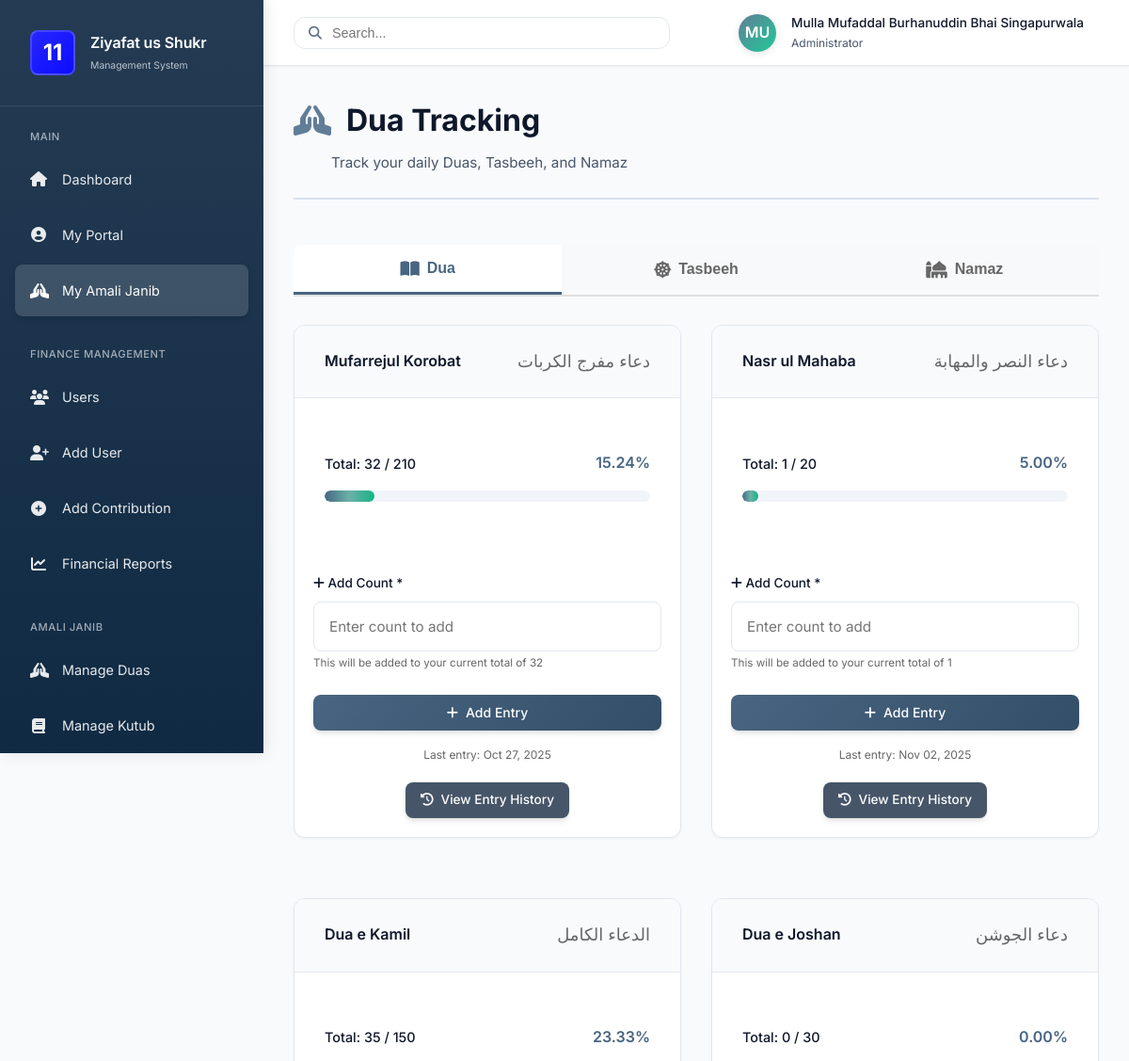
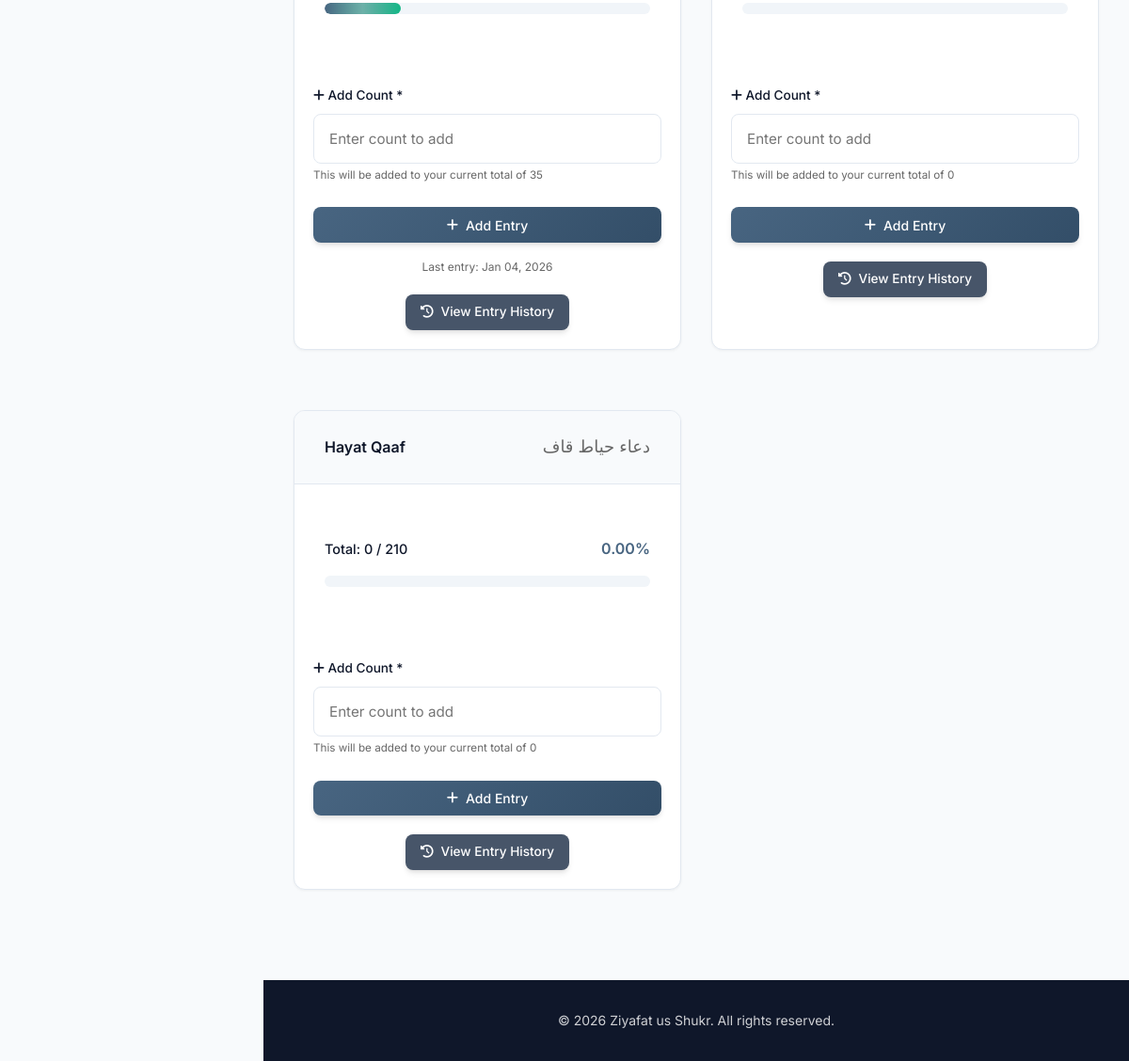
Page /user/dua_tracking.php (signed in) on the committed database (2 pictures, top to bottom).
### tables this page shows
CREATE TABLE `users` (
  `id` int(10) UNSIGNED NOT NULL,
  `its_number` varchar(50) NOT NULL,
  `tr_number` varchar(50) DEFAULT NULL,
  `category` enum('Surat','Marol','Karachi','Nairobi','Muntasib') DEFAULT NULL,
  `classification` enum('Talabat','Taalebaat','Muntasebeen','Muntasebaat') NOT NULL,
  `name` varchar(100) NOT NULL,
  `email` varchar(100) NOT NULL,
  `phone_number` varchar(20) DEFAULT NULL,
  `password` varchar(255) NOT NULL,
  `role` enum('user','admin') DEFAULT 'user',
  `admin_type` enum('super_admin','finance_admin','amali_coordinator','surat_amali_coordinator','marol_amali_coordinator','karachi_amali_coordinator','nairobi_amali_coordinator') DEFAULT NULL,
  `created_at` timestamp NOT NULL DEFAULT current_timestamp()
);

CREATE TABLE `duas_master` (
  `id` int(10) UNSIGNED NOT NULL,
  `dua_name` varchar(255) NOT NULL,
  `dua_name_arabic` varchar(255) DEFAULT NULL,
  `category` enum('dua','tasbeeh','namaz') DEFAULT 'dua',
  `target_count` int(11) NOT NULL DEFAULT 100,
  `description` text DEFAULT NULL,
  `is_active` tinyint(1) DEFAULT 1,
  `display_order` int(11) DEFAULT 0,
  `created_at` timestamp NOT NULL DEFAULT current_timestamp(),
  `updated_at` timestamp NOT NULL DEFAULT current_timestamp() ON UPDATE current_timestamp()
);

### includes/functions.php (called while the page is built, shortened)
<?php
function is_logged_in() {
    return isset($_SESSION['user_id']);
}
function is_admin() {
    return isset($_SESSION['role']) && $_SESSION['role'] === 'admin';
}
function is_super_admin() {
    return isset($_SESSION['role']) && $_SESSION['role'] === 'admin'
           && isset($_SESSION['admin_type']) && $_SESSION['admin_type'] === 'super_admin';
}
function has_finance_access() {
    return is_super_admin() || is_finance_admin();
}
function has_amali_access() {
    return is_super_admin() || is_amali_coordinator() || is_category_amali_coordinator();
}
function get_user_by_id($conn, $user_id) {
    $sql = "SELECT * FROM users WHERE id = ?";
    $stmt = $conn->prepare($sql);
    $stmt->bind_param("i", $user_id);
    $stmt->execute();
    $result = $stmt->get_result();
    return $result->fetch_assoc();
}
function get_dua_progress($conn, $user_id, $category = null) {
    $sql = "SELECT
                dm.id,
                dm.dua_name,
                dm.dua_name_arabic,
                dm.category,
                dm.target_count,
                COALESCE(SUM(de.count_added), 0) as completed_count,
                ROUND((COALESCE(SUM(de.count_added), 0) / dm.target_count) * 100, 2) as progress_percentage,
                MAX(de.entry_date) as last_updated
            FROM duas_master dm
            LEFT JOIN dua_entries de ON dm.id = de.dua_id AND de.user_id = ?
            WHERE dm.is_active = 1";
    if ($category) {
        $sql .= " AND dm.category = ?";
    }
    $sql .= " GROUP BY dm.id, dm.dua_name, dm.dua_name_arabic, dm.category, dm.target_count
              ORDER BY dm.display_order";
    $stmt = $conn->prepare($sql);
    if ($category) {
        $stmt->bind_param("is", $user_id, $category);
    } else {
        $stmt->bind_param("i", $user_id);
    }
    $stmt->execute();
    return $stmt->get_result();
}
?>

### user/partials/tracking_card.php (the view, shortened to what this page needs)
<div class="card" data-dua-id="<?php echo $item['id']; ?>">
    <div class="card-header">
        <h3><?php echo htmlspecialchars($item['dua_name']); ?></h3>
        <p dir="rtl" style="font-size: 18px; color: #666;"><?php echo htmlspecialchars($item['dua_name_arabic']); ?></p>
    </div>
    <div class="progress-container">
        <div class="progress-label">
            <span class="progress-label-text">Total: <?php echo $item['completed_count']; ?> / <?php echo $item['target_count']; ?></span>
            <span class="progress-label-value"><?php echo $item['progress_percentage']; ?>%</span>
        </div>
        <div class="progress-bar">
            <div class="progress-fill" style="width: <?php echo min($item['progress_percentage'], 100); ?>%"></div>
        </div>
    </div>
    <form class="tracking-form" style="padding: 20px;">
        <div class="form-group">
            <label for="count_to_add_<?php echo $item['id']; ?>">
                <i class="fas fa-plus"></i> Add Count *
            </label>
            <input type="number"
                   id="count_to_add_<?php echo $item['id']; ?>"
                   name="count_to_add"
                   class="form-control"
                   min="1"
                   placeholder="Enter count to add"
                   required>
            <small class="count-helper" style="color: #666;">This will be added to your current total of <?php echo $item['completed_count']; ?></small>
        </div>
        <button type="submit" class="btn btn-primary btn-block">
            <i class="fas fa-plus"></i> Add Entry
        </button>
        <?php if ($item['last_updated']): ?>
            <p class="text-center mt-2" style="font-size: 12px; color: #666;">
                Last entry: <?php echo date('M d, Y', strtotime($item['last_updated'])); ?>
            </p>
        <?php endif; ?>
    </form>
    <div style="padding: 0 20px 20px 20px; text-align: center;">
        <a href="dua_history.php?dua_id=<?php echo $item['id']; ?>" class="btn btn-sm btn-secondary">
            <i class="fas fa-history"></i> View Entry History
        </a>
    </div>
</div>

### includes/header.php (shortened to what this page needs)
<?php
require_once __DIR__ . '/functions.php';
?>
<!DOCTYPE html>
<html lang="en">
<head>
    <link rel="stylesheet" href="<?php echo isset($css_path) ? $css_path : '../assets/css/'; ?>style.css">
    <link rel="stylesheet" href="https://cdnjs.cloudflare.com/ajax/libs/font-awesome/6.4.0/css/all.min.css">
</head>
<body>
    <?php if (is_logged_in()): ?>
        <div class="app-layout">
            <aside class="sidebar" id="sidebar">
                <div class="sidebar-header">
                    <div class="sidebar-brand">
                        <div class="sidebar-brand-logo" style="width: 48px; height: 48px; display: flex; align-items: center; justify-content: center; font-size: 24px; font-weight: bold; background-color: BLUE; color: white; border-radius: 8px;">
                            11
                        </div>
                        <div class="sidebar-brand-text">
                            <h2>Ziyafat us Shukr</h2>
                            <p>Management System</p>
                        </div>
                    </div>
                </div>
                <nav class="sidebar-nav">
                    <?php if (is_admin()): ?>
                        <div class="nav-section">
                            <div class="nav-section-title">Main</div>
                            <div class="nav-item">
                                <a href="../admin/index.php" class="nav-link <?php echo basename($_SERVER['PHP_SELF']) == 'index.php' && strpos($_SERVER['PHP_SELF'], 'admin') !== false ? 'active' : ''; ?>">
                                    <i class="fas fa-home"></i>
                                    <span>Dashboard</span>
                                </a>
                            </div>
                            <div class="nav-item">
                                <a href="../user/index.php" class="nav-link <?php echo strpos($_SERVER['PHP_SELF'], 'user/index.php') !== false ? 'active' : ''; ?>">
                                    <i class="fas fa-user-circle"></i>
                                    <span>My Portal</span>
                                </a>
                            </div>
                            <div class="nav-item">
                                <a href="../user/amali_janib.php" class="nav-link <?php echo strpos($_SERVER['PHP_SELF'], 'user/amali_janib.php') !== false || strpos($_SERVER['PHP_SELF'], 'user/quran_tracking.php') !== false || strpos($_SERVER['PHP_SELF'], 'user/dua_tracking.php') !== false || strpos($_SERVER['PHP_SELF'], 'user/book_transcription.php') !== false ? 'active' : ''; ?>">
                                    <i class="fas fa-hands-praying"></i>
                                    <span>My Amali Janib</span>
                                </a>
                            </div>
                        </div>
                        <?php if (has_finance_access()): ?>
                            <div class="nav-section">
                                <div class="nav-section-title">Finance Management</div>
                                <div class="nav-item">
                                    <a href="../admin/view_users.php" class="nav-link <?php echo basename($_SERVER['PHP_SELF']) == 'view_users.php' ? 'active' : ''; ?>">
                                        <i class="fas fa-users"></i>
                                        <span>Users</span>
                                    </a>
                                </div>
                                <div class="nav-item">
                                    <a href="../admin/add_user.php" class="nav-link <?php echo basename($_SERVER['PHP_SELF']) == 'add_user.php' ? 'active' : ''; ?>">
                                        <i class="fas fa-user-plus"></i>
                                        <span>Add User</span>
                                    </a>
                                </div>
                                <div class="nav-item">
                                    <a href="../admin/add_contribution.php" class="nav-link <?php echo basename($_SERVER['PHP_SELF']) == 'add_contribution.php' ? 'active' : ''; ?>">
                                        <i class="fas fa-plus-circle"></i>
                                        <span>Add Contribution</span>
                                    </a>
                                </div>
                                <div class="nav-item">
                                    <a href="../admin/reports.php" class="nav-link <?php echo basename($_SERVER['PHP_SELF']) == 'reports.php' ? 'active' : ''; ?>">
                                        <i class="fas fa-chart-line"></i>
                                        <span>Financial Reports</span>
                                    </a>
                                </div>
                            </div>
                        <?php endif; ?>
                        <?php if (has_amali_access()): ?>
                            <div class="nav-section">
                                <div class="nav-section-title">Amali Janib</div>
                                <div class="nav-item">
                                    <a href="../admin/manage_duas.php" class="nav-link <?php echo basename($_SERVER['PHP_SELF']) == 'manage_duas.php' ? 'active' : ''; ?>">
                                        <i class="fas fa-hands-praying"></i>
                                        <span>Manage Duas</span>
                                    </a>
                                </div>
                                <div class="nav-item">
                                    <a href="../admin/manage_books.php" class="nav-link <?php echo basename($_SERVER['PHP_SELF']) == 'manage_books.php' ? 'active' : ''; ?>">
                                        <i class="fas fa-book"></i>
                                        <span>Manage Kutub</span>
                                    </a>
                                </div>
                            </div>
                        <?php endif; ?>
                    <?php endif; ?>
                </nav>
            </aside>
            <div class="main-wrapper">
                <header class="topbar">
                    <div class="topbar-left">
                        <div class="topbar-search">
                            <i class="fas fa-search"></i>
                            <input type="text" placeholder="Search...">
                        </div>
                    </div>
                    <div class="topbar-right">
                        <div class="topbar-user">
                            <div class="user-avatar">
                                <?php
                                $logged_in_user = get_user_by_id($GLOBALS['conn'], $_SESSION['user_id']);
                                echo strtoupper(substr($logged_in_user['name'], 0, 2));
                                ?>
                            </div>
                            <div class="user-info">
                                <h4><?php echo htmlspecialchars($logged_in_user['name']); ?></h4>
                                <p><?php echo is_admin() ? 'Administrator' : 'User'; ?></p>
                            </div>
                        </div>
                    </div>
                </header>
                <main class="main-content">
                <?php else: ?>
                <?php endif; ?>

### user/dua_tracking.php (shortened to what this page needs)
<?php
require_once '../config/database.php';
require_once '../includes/functions.php';
$css_path = '../assets/css/';
$user_id = $_SESSION['user_id'];
$dua_data = get_dua_progress($conn, $user_id, 'dua');
$tasbeeh_data = get_dua_progress($conn, $user_id, 'tasbeeh');
$namaz_data = get_dua_progress($conn, $user_id, 'namaz');
require_once '../includes/header.php';
?>
<div class="container">
    <div class="page-header">
        <h1><i class="fas fa-hands-praying"></i> Dua Tracking</h1>
        <p>Track your daily Duas, Tasbeeh, and Namaz</p>
    </div>
    <div class="tab-navigation">
        <button class="tab-button active" data-tab="dua">
            <i class="fas fa-book-open"></i>
            <span>Dua</span>
        </button>
        <button class="tab-button" data-tab="tasbeeh">
            <i class="fas fa-dharmachakra"></i>
            <span>Tasbeeh</span>
        </button>
        <button class="tab-button" data-tab="namaz">
            <i class="fas fa-mosque"></i>
            <span>Namaz</span>
        </button>
    </div>
    <div class="tab-content active" id="dua-content">
        <div class="stats-grid">
            <?php while ($item = $dua_data->fetch_assoc()): ?>
                <?php include 'partials/tracking_card.php'; ?>
            <?php endwhile; ?>
        </div>
    </div>
            <?php while ($item = $tasbeeh_data->fetch_assoc()): ?>
                <?php include 'partials/tracking_card.php'; ?>
            <?php endwhile; ?>
            <?php while ($item = $namaz_data->fetch_assoc()): ?>
                <?php include 'partials/tracking_card.php'; ?>
            <?php endwhile; ?>
</div>
<?php require_once '../includes/footer.php'; ?>

### user/dua_tracking.php (style rules this page uses)
.tab-navigation { display: flex; gap: 0; margin-bottom: 30px; border-bottom: 2px solid #e0e0e0; background: #f8f9fa; border-radius: 8px 8px 0 0; overflow: hidden; }
.tab-button { flex: 1; padding: 16px 24px; background: transparent; border: none; cursor: pointer; font-size: 16px; font-weight: 600; color: #666; transition: all 0.3s ease; position: relative; display: flex; align-items: center; justify-content: center; gap: 8px; }
.tab-button.active { background: white; color: var(--primary-600); border-bottom: 3px solid var(--primary-600); }
.tab-button i { font-size: 18px; }
.tab-content { display: none; }
.tab-content.active { display: block; animation: fadeIn 0.3s ease; }

### rows in the picture
users: name "MU", name "Mulla Mufaddal Burhanuddin Bhai Singapurwala"
duas_master: dua_name "Mufarrejul Korobat", dua_name_arabic "دعاء مفرج الكربات", completed_count "32", target_count "210", progress_percentage "15.24", last_updated "Oct 27, 2025"
duas_master: dua_name "Nasr ul Mahaba", dua_name_arabic "دعاء النصر والمهابة", completed_count "1", target_count "20", progress_percentage "5.00", last_updated "Nov 02, 2025"
duas_master: dua_name "Dua e Kamil", dua_name_arabic "الدعاء الكامل", completed_count "35", target_count "150", progress_percentage "23.33", last_updated "Jan 04, 2026"
duas_master: dua_name "Dua e Joshan", dua_name_arabic "دعاء الجوشن", completed_count "0", target_count "30", progress_percentage "0.00"
duas_master: dua_name "Hayat Qaaf", dua_name_arabic "دعاء حياط قاف", completed_count "0", target_count "210", progress_percentage "0.00"
